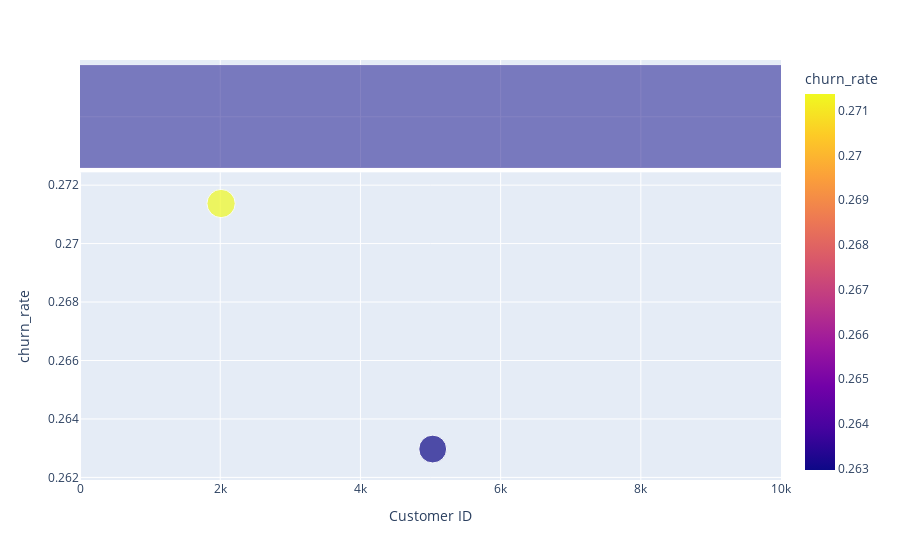

This figure's notebook cell:
### Code cell
fig = px.scatter(churn_data, x="Customer ID",
                 y="churn_rate", 
                 size = 'churn_rate', 
                 color = 'churn_rate',
                 marginal_x="histogram")
fig.show()

### Figure 1 — Plotly figure (JSON) as saved in the notebook; plotly's stock layout.template omitted (floating-point values rounded to 4 significant figures)
{"data": [{"hovertemplate": "Customer ID=%{x}<br>churn_rate=%{marker.color}<extra></extra>", "legendgroup": "", "marker": {"color": [0.263, 0.2714], "coloraxis": "coloraxis", "size": [0.263, 0.2714], "sizemode": "area", "sizeref": 0.0006784, "symbol": "circle"}, "mode": "markers", "name": "", "orientation": "v", "showlegend": false, "type": "scatter", "x": [5031, 2012], "xaxis": "x", "y": [0.263, 0.2714], "yaxis": "y"}, {"alignmentgroup": "True", "bingroup": "x", "hovertemplate": "Customer ID=%{x}<br>count=%{y}<extra></extra>", "legendgroup": "", "marker": {"color": "#0d0887"}, "name": "", "offsetgroup": "", "opacity": 0.5, "showlegend": false, "type": "histogram", "x": [5031, 2012], "xaxis": "x2", "yaxis": "y2"}], "layout": {"barmode": "overlay", "coloraxis": {"colorbar": {"title": {"text": "churn_rate"}}, "colorscale": [[0, "#0d0887"], [0.1111, "#46039f"], [0.2222, "#7201a8"], [0.3333, "#9c179e"], [0.4444, "#bd3786"], [0.5556, "#d8576b"], [0.6667, "#ed7953"], [0.7778, "#fb9f3a"], [0.8889, "#fdca26"], [1, "#f0f921"]]}, "legend": {"itemsizing": "constant", "tracegroupgap": 0}, "margin": {"t": 60}, "xaxis": {"anchor": "y", "domain": [0, 1], "title": {"text": "Customer ID"}}, "xaxis2": {"anchor": "y2", "domain": [0, 1], "matches": "x", "showgrid": true, "showticklabels": false}, "yaxis": {"anchor": "x", "domain": [0, 0.7326], "title": {"text": "churn_rate"}}, "yaxis2": {"anchor": "x2", "domain": [0.7426, 1], "matches": "y2", "showgrid": true, "showline": false, "showticklabels": false, "ticks": ""}}}
